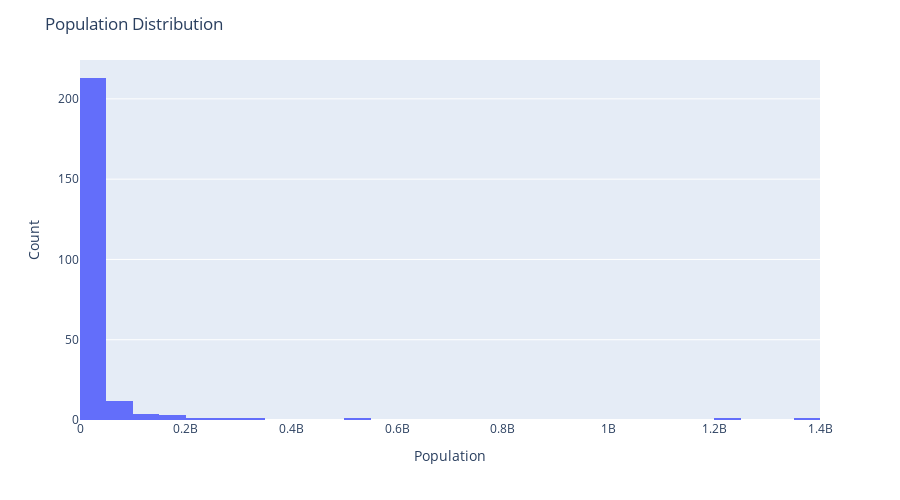

Write notebook code for a chart like this one.
### Code cell
fig = px.histogram(dataset, x='population')
fig.update_layout(title = "Population Distribution", height = 500)
fig.update_layout(xaxis_title = "Population", yaxis_title = "Count")
fig.show()

### Figure 1 — Plotly figure (JSON) as saved in the notebook; plotly's stock layout.template omitted (floating-point values rounded to 4 significant figures; data arrays with more than 128 entries replaced by an {"elided": "..."} marker saying what was removed)
{"data": [{"alignmentgroup": "True", "bingroup": "x", "hovertemplate": "population=%{x}<br>count=%{y}<extra></extra>", "legendgroup": "", "marker": {"color": "#636efa", "pattern": {"shape": ""}}, "name": "", "offsetgroup": "", "orientation": "v", "showlegend": false, "type": "histogram", "x": {"elided": "259 int values"}, "xaxis": "x", "yaxis": "y"}], "layout": {"barmode": "relative", "height": 500, "legend": {"tracegroupgap": 0}, "margin": {"t": 60}, "title": {"text": "Population Distribution"}, "xaxis": {"anchor": "y", "domain": [0, 1], "title": {"text": "Population"}}, "yaxis": {"anchor": "x", "domain": [0, 1], "title": {"text": "Count"}}}}
